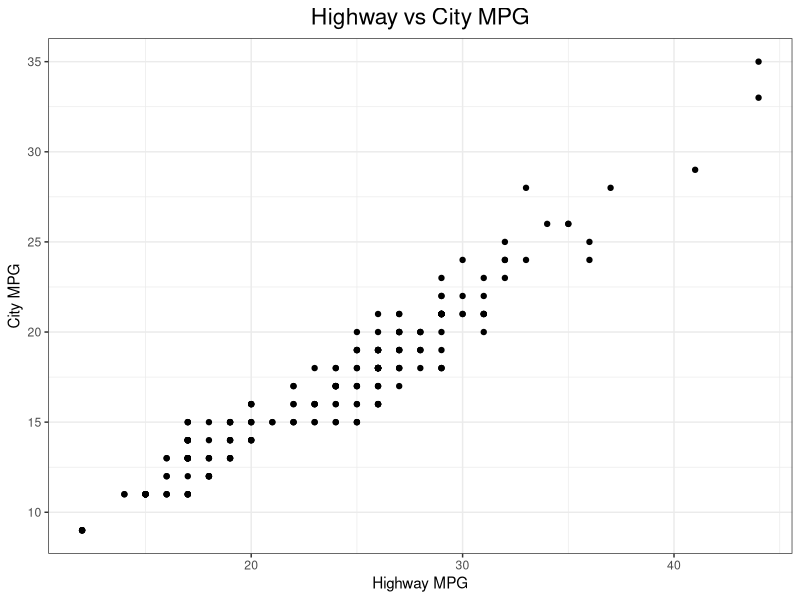
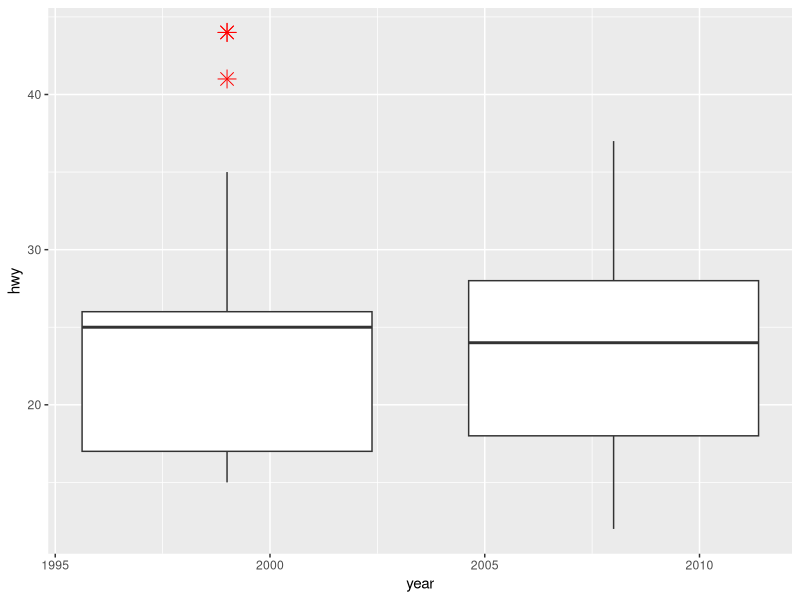
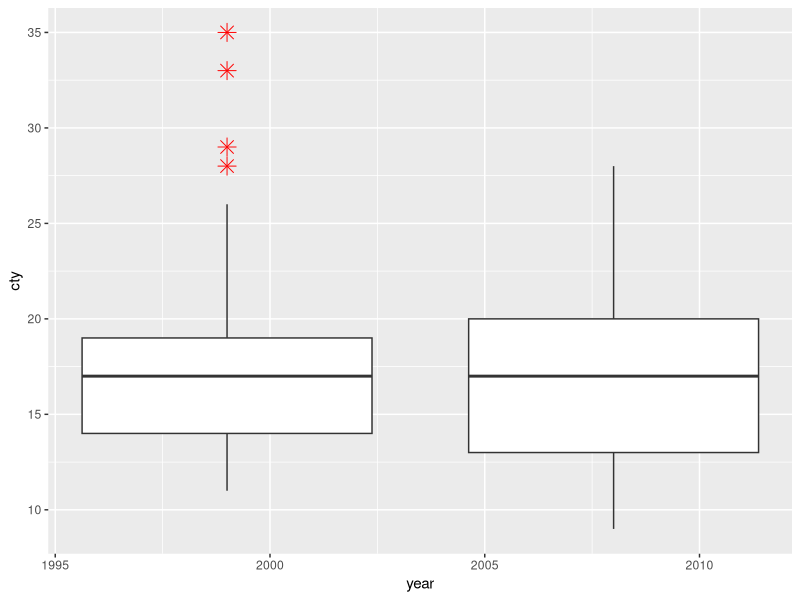

The R script that drew these images, in order:
## ---- chunk 1
library(ggplot2)
library(plyr)
## ---- chunk 2
high <- (24 - 32) * 5 / 9
low  <- (15 - 32) * 5 / 9
cel <- c(high, low)
names(cel) <- c('high', 'low')
cel
## ---- chunk 3
vec200 <- rep(c(3, 1), length.out=200)
vec200
## ---- chunk 4
numPerfect <- floor(sqrt(2001))
numPerfect
## ---- chunk 5
mpgDF <- mpg[order(-mpg$hwy),]
top3 <- head(mpgDF, 3)
top3
## ---- chunk 6
model <- subset(mpg, class == "compact", select=c("model"))
model <- unique(model)
numCompact <- nrow(model)
names(numCompact) <- "No. Compact"
numCompact
## ---- chunk 7
ggplot(data=mpg, aes(x=hwy, y=cty, group=1)) + 
    geom_point()+
    theme_bw()+
    theme(axis.title.y = element_text(size = rel(1)),
          axis.title.x = element_text(size = rel(1)),
          axis.text.x = element_text(size = rel(1)),
          axis.text.y = element_text(size = rel(1)),
          plot.title = element_text(hjust=0.5, size = rel(1.5)))+
    labs(x = "Highway MPG",
         y = "City MPG",
         title = "Highway vs City MPG")
## ---- chunk 8
cars0899 <- subset(mpg, year == 2008 | year == 1999, select=c("year", "cty", "hwy"))
ggplot(mpg, aes(x=year, y=hwy, group=year)) + 
  geom_boxplot(outlier.colour="red", outlier.shape=8,
                outlier.size=4)
ggplot(mpg, aes(x=year, y=cty, group=year)) + 
  geom_boxplot(outlier.colour="red", outlier.shape=8,
                outlier.size=4)
cars08 <- subset(mpg, year == 2008, select=c("cty", "hwy"))
cars99 <- subset(mpg, year == 1999, select=c("cty", "hwy"))
summary(cars99)
summary(cars08)
